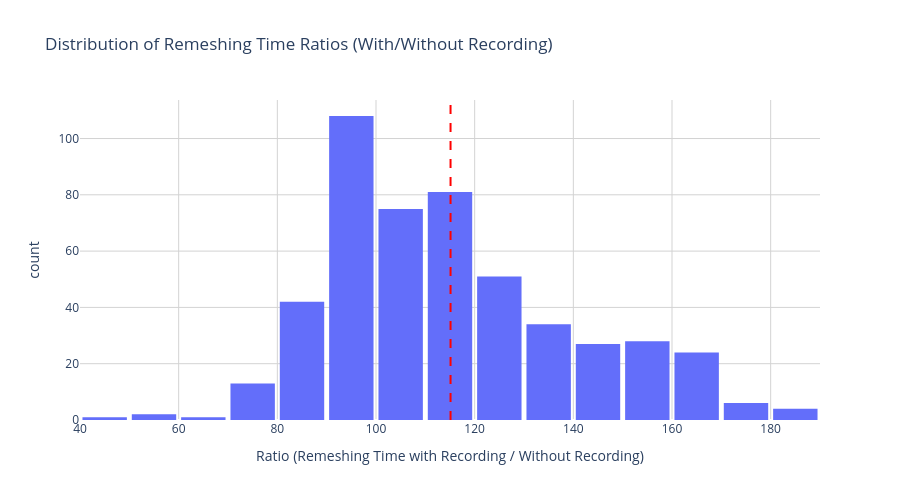

The notebook cell saved with this chart:
### Code cell
import numpy as np
# Read data from CSV
job_info_df = pd.read_csv('job_info.csv')

# Skip rows where either time value is missing
job_info_df_clean = job_info_df.dropna(subset=['remeshing_elapsed_time', 'remeshing_time_no_record'])

# Calculate ratio of remeshing times only for valid rows
job_info_df_clean['remeshing_time_ratio'] = job_info_df_clean['remeshing_elapsed_time'] / job_info_df_clean['remeshing_time_no_record']

# Remove any infinite values
job_info_df_clean = job_info_df_clean[~np.isinf(job_info_df_clean['remeshing_time_ratio'])]

# Create histogram using plotly
import plotly.express as px
import plotly.graph_objects as go

fig = px.histogram(
    job_info_df_clean,
    x='remeshing_time_ratio',
    nbins=20,
    title='Distribution of Remeshing Time Ratios (With/Without Recording)',
    labels={
        'remeshing_time_ratio': 'Ratio (Remeshing Time with Recording / Without Recording)',
        'count': 'Number of Models'
    }
)

fig.update_layout(
    showlegend=False,
    bargap=0.1,
    plot_bgcolor='white',
    width=900,
    height=500
)

fig.update_xaxes(
    gridcolor='lightgray',
    showgrid=True
)

fig.update_yaxes(
    gridcolor='lightgray',
    showgrid=True
)

# Add mean line
mean_ratio = job_info_df_clean['remeshing_time_ratio'].mean()
fig.add_vline(x=mean_ratio, line_dash="dash", line_color="red")

# Get max y value from histogram data after plotting
fig.show()

# Add annotation after showing figure to ensure data is available
y_max = max([bar.y.max() for bar in fig.data])
fig.add_annotation(
    x=mean_ratio,
    y=y_max,
    text=f'Mean: {mean_ratio:.2f}',
    showarrow=True,
    arrowhead=1
)

fig.show()

print(f"Average ratio: {mean_ratio:.2f}")
print(f"Median ratio: {job_info_df_clean['remeshing_time_ratio'].median():.2f}")
print(f"Number of valid samples: {len(job_info_df_clean)}")

### Figure 1 — Plotly figure (JSON) as saved in the notebook; plotly's stock layout.template omitted (floating-point values rounded to 4 significant figures; data arrays with more than 128 entries replaced by an {"elided": "..."} marker saying what was removed)
{"data": [{"bingroup": "x", "hovertemplate": "Ratio (Remeshing Time with Recording / Without Recording)=%{x}<br>count=%{y}<extra></extra>", "legendgroup": "", "marker": {"color": "#636efa", "pattern": {"shape": ""}}, "name": "", "nbinsx": 20, "orientation": "v", "showlegend": false, "type": "histogram", "x": {"elided": "497 float values"}, "xaxis": "x", "yaxis": "y"}], "layout": {"bargap": 0.1, "barmode": "relative", "height": 500, "legend": {"tracegroupgap": 0}, "plot_bgcolor": "white", "shapes": [{"line": {"color": "red", "dash": "dash"}, "type": "line", "x0": 115.1, "x1": 115.1, "xref": "x", "y0": 0, "y1": 1, "yref": "y domain"}], "showlegend": false, "title": {"text": "Distribution of Remeshing Time Ratios (With/Without Recording)"}, "width": 900, "xaxis": {"anchor": "y", "domain": [0, 1], "gridcolor": "lightgray", "showgrid": true, "title": {"text": "Ratio (Remeshing Time with Recording / Without Recording)"}}, "yaxis": {"anchor": "x", "domain": [0, 1], "gridcolor": "lightgray", "showgrid": true, "title": {"text": "count"}}}}
